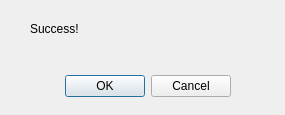
<?xml version="1.0" encoding="UTF-8"?>
<ui version="4.0">
 <class>Dialogd</class>
 <widget class="QDialog" name="Dialogd">
  <property name="geometry">
   <rect>
    <x>0</x>
    <y>0</y>
    <width>285</width>
    <height>115</height>
   </rect>
  </property>
  <property name="windowTitle">
   <string>Dialog</string>
  </property>
  <widget class="QDialogButtonBox" name="buttonBox">
   <property name="geometry">
    <rect>
     <x>-70</x>
     <y>70</y>
     <width>301</width>
     <height>32</height>
    </rect>
   </property>
   <property name="orientation">
    <enum>Qt::Horizontal</enum>
   </property>
   <property name="standardButtons">
    <set>QDialogButtonBox::Cancel|QDialogButtonBox::Ok</set>
   </property>
  </widget>
  <widget class="QLabel" name="status_label">
   <property name="geometry">
    <rect>
     <x>30</x>
     <y>20</y>
     <width>211</width>
     <height>17</height>
    </rect>
   </property>
   <property name="text">
    <string>Success!</string>
   </property>
  </widget>
 </widget>
 <resources/>
 <connections>
  <connection>
   <sender>buttonBox</sender>
   <signal>accepted()</signal>
   <receiver>Dialogd</receiver>
   <slot>accept()</slot>
   <hints>
    <hint type="sourcelabel">
     <x>248</x>
     <y>254</y>
    </hint>
    <hint type="destinationlabel">
     <x>157</x>
     <y>274</y>
    </hint>
   </hints>
  </connection>
  <connection>
   <sender>buttonBox</sender>
   <signal>rejected()</signal>
   <receiver>Dialogd</receiver>
   <slot>reject()</slot>
   <hints>
    <hint type="sourcelabel">
     <x>316</x>
     <y>260</y>
    </hint>
    <hint type="destinationlabel">
     <x>286</x>
     <y>274</y>
    </hint>
   </hints>
  </connection>
 </connections>
</ui>
